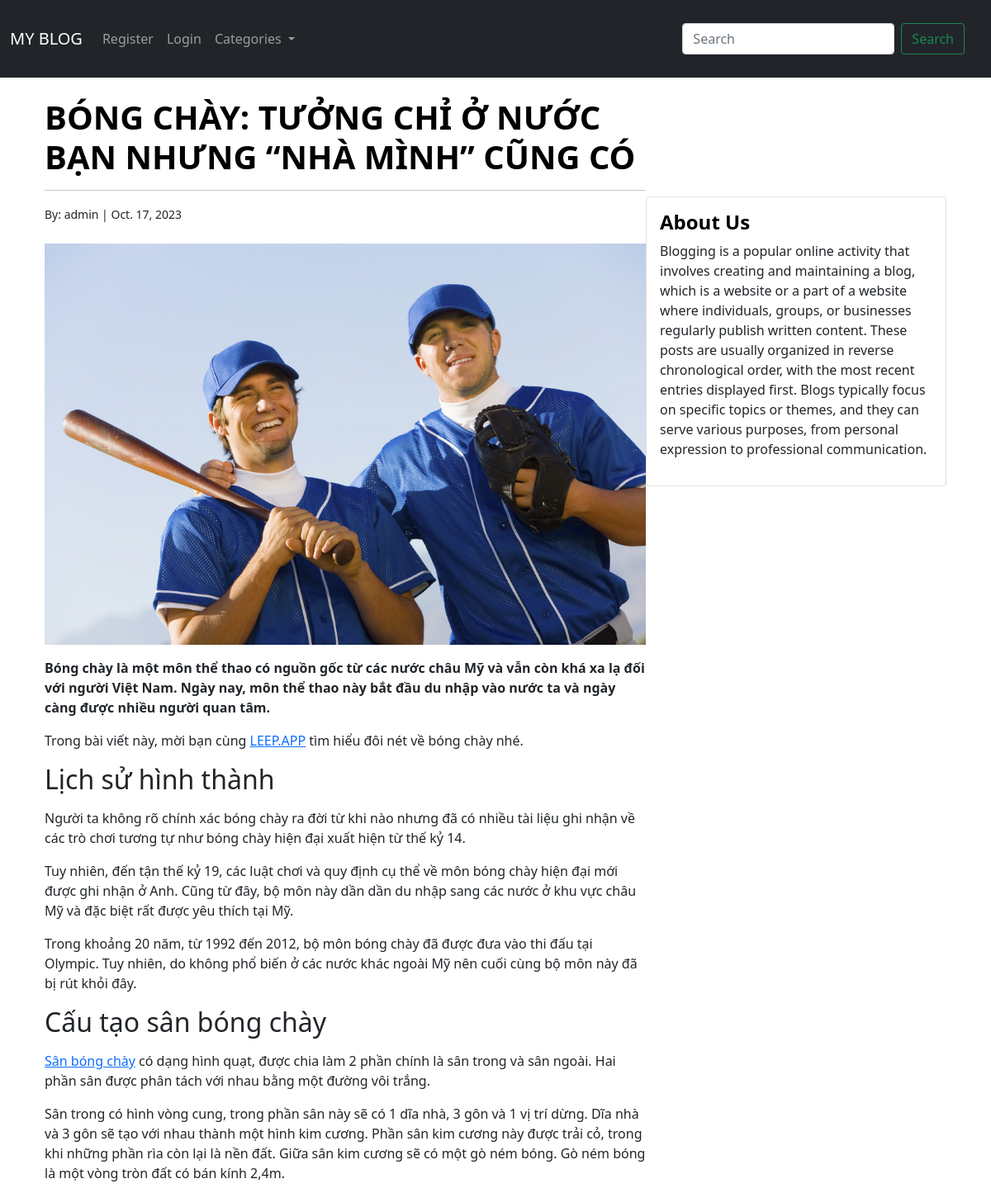
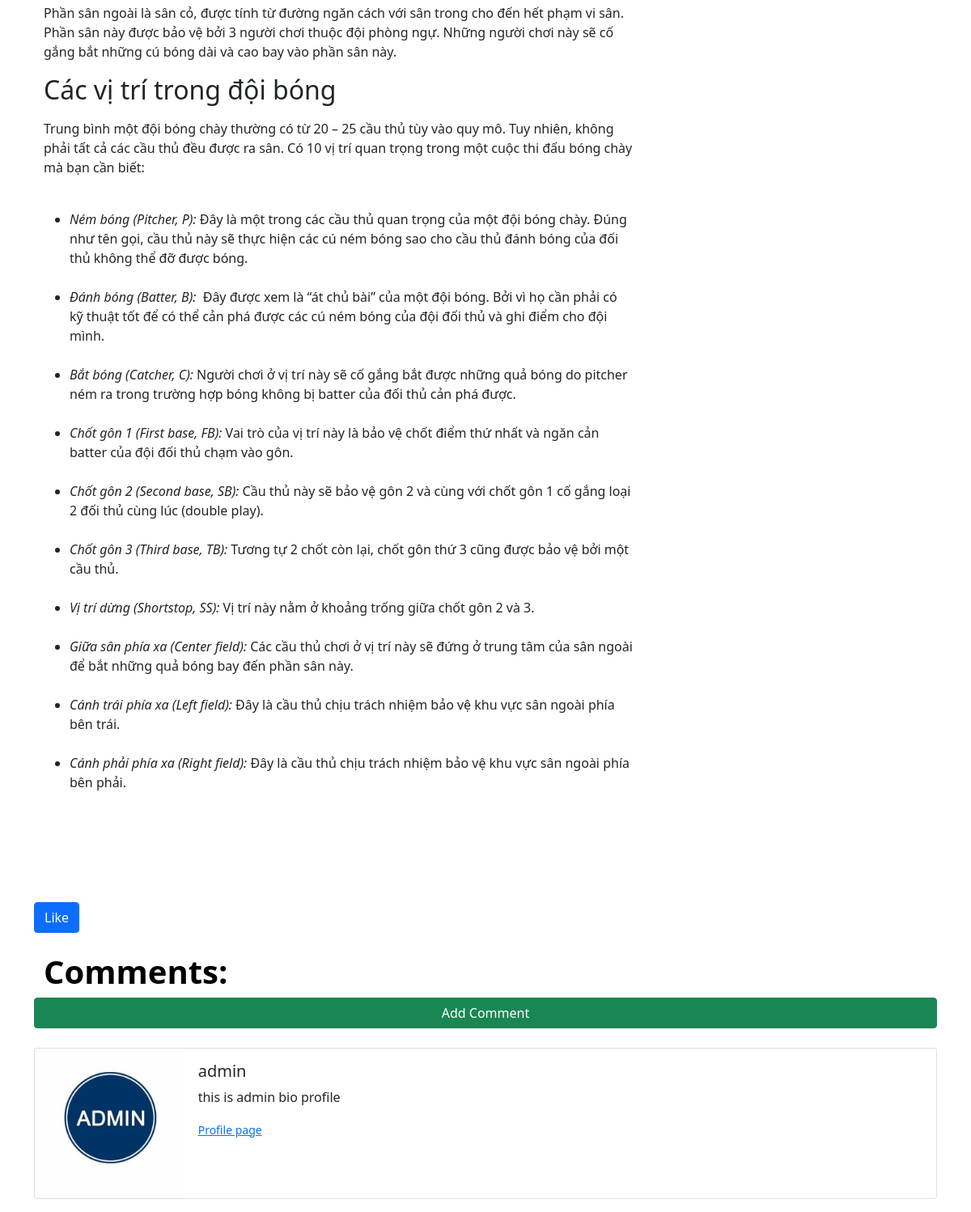
Page /article/5 on the committed database (2 pictures, top to bottom).
### weblog/models.py (models this page shows, shortened)
class Post(models.Model):
    title = models.CharField(max_length=255)
    author = models.ForeignKey(User, on_delete=models.CASCADE)
    body = RichTextField(blank=True, null=True)
    header_image = models.ImageField(null=True,blank=True, upload_to="images/")
    draft = models.BooleanField(default=True)
    post_date = models.DateField(auto_now_add=True)
    updated = models.DateTimeField(auto_now=False,auto_now_add=True)
    timestamp = models.DateTimeField(auto_now=True,auto_now_add=False)
    likes = models.ManyToManyField(User, related_name='blog_posts')
    category = models.CharField(max_length=255, default="coding")
    def total_likes(self):
        return self.likes.count()

class Profile(models.Model):
    user = models.OneToOneField(User, null= True, on_delete=models.CASCADE)
    bio =models.TextField()
    profile_pic = models.ImageField(null=True,blank=True, upload_to="images/profile")

### weblog/views.py (the view)
# urls.py: path('article/<int:pk>', ArticleDetailView.as_view(), name="ArticalDetail"),
class ArticleDetailView(DetailView):
    model = Post
    template_name = 'article_detail.html'
    def get_context_data(self, *args ,**kwargs):
        context = super(ArticleDetailView,self).get_context_data(*args ,**kwargs)
        stuff = get_object_or_404(Post, id=self.kwargs['pk'])
        total_likes = stuff.total_likes()
        liked = False
        if stuff.likes.filter(id=self.request.user.id).exists():
            liked = True
        context["total_likes"] = total_likes
        context["liked"] = liked
        return context

### weblog/context_proccessors.py (called while the page is built)
def navbar_context(request):
    return{'cat_menu':Category.objects.all(),}

### weblog/models.py (called while the page is built)
    def __str__(self):
        return self.name

### weblog/templates/article_detail.html (shortened to what this page needs)
{% extends "base.html" %}
{% load static %}
{% block content %}
<div class="container">
    <div class="row g-0">
        <div class="col-md-8">
            <h1>{{post.title}}</h1><hr>
            <small>By: {{ post.author}} | {{post.post_date}}</small><br/></br>
                {% if post.header_image%}
            <img src="{{ post.header_image.url }}" >
                {%endif%}
            <p class="center">{{post.body|safe|linebreaks}}</p>
        </div>
        <div class="col-md-4">
            <div class="card">
            <div class="card-body">
            <h4><b>About Us</b></h4>
            <p>Blogging is a popular online activity that involves creating and maintaining a blog,
            which is a website or a part of a website where individuals, groups,
            or businesses regularly publish written content. These posts are usually
            organized in reverse chronological order, with the most recent entries displayed first.
            Blogs typically focus on specific topics or themes, and they can serve various purposes,
            from personal expression to professional communication. </p>
            </div>
        </div>
    </div>
    </div>
</div>
<br/>
<br/><br/>
<br/>
{% if user.is_authenticated %}
<form action="{% url 'like_post' post.pk %}" method="Post">
    {% csrf_token %}
    {% if liked %}
    <button type="submit" name="post_id" value="{{ post.id }}" class="btn btn-primary">UnLike</button>
    {% else %}
    <button type="submit" name="post_id" value="{{ post.id }}" class="btn btn-primary">Like</button>
    {%endif%}
     - {{total_likes}} Likes
</form>
{%else%}
<a href="{% url 'login'%}" class="btn btn-primary">Like</a>
{% endif %}
<section>
    <div class="container">
        <div class="row">
                <h1>Comments:</h1>
                <br/><br/>
                {% if user.is_authenticated %}
                <a href="{% url 'AddCommentView' post.pk%}" class="btn btn-success">Add Comment</a>
                {%else%}
                <a href="{% url 'login'%}" class="btn btn-success">Add Comment</a>
                {%endif%}
        </div>
    </div>
</section>
<br/>
<div class="card mb-3">
    <div class="row g-0">
      <div class="col-md-2">
        {% if post.author.profile.profile_pic%}
        <img src="{{post.author.profile.profile_pic.url}}" class="img-fluid rounded-start" width=200, height=200>
        {% else %}
        <img src="{%static 'weblog/images/defaul_img.jpg'%}" class="img-fluid rounded-start" width=200, height=200>
        {%endif%}
      </div>
      <div class="col-md-10">
        <div class="card-body">
          <h5 class="card-title">{{ post.author}}</h5>
          <p class="card-text">{{post.author.profile.bio}}</p>
          <small><a href="{%url 'profile-user' post.author.profile.id%}">Profile page</a></small>
        </div>
      </div>
    </div>
  </div>
{%endblock%}

### weblog/templates/base.html (shortened to what this page needs)
<!doctype html>
<html lang="en">
  <head>
    <link href="https://cdn.jsdelivr.net/npm/bootstrap@5.1.3/dist/css/bootstrap.min.css" rel="stylesheet">
  </head>
  <body>
    <nav class="navbar navbar-expand-lg navbar-dark bg-dark">
        <div class="container-fluid">
          <a class="navbar-brand" href="{% url 'HomeView' %}">MY BLOG</a>
          <div class="collapse navbar-collapse" id="navbarSupportedContent">
            <ul class="navbar-nav me-auto mb-2 mb-lg-0">
              {% if user.is_authenticated %}
                {% if user.is_superuser or user.is_staff%}
                <li class="nav-item">
                  <a class="nav-link" href="{% url 'CreatePostView'%}">Create Post</a>
                </li>
                <li class="nav-item">
                  <a class="nav-link" href="{% url 'add_category'%}">Create Category</a>
                </li>
                <li class="nav-item">
                  <a class="nav-link" href="{% url 'draft'%}">Draft</a>
                </li>
                {%endif%}
              <li class="nav-item">
                <a class="nav-link" href="{% url 'logout'%}">Logout</a>
              </li>
              <li class="nav-item dropdown">
                <a class="nav-link dropdown-toggle" href="#" id="navbarDropdown" role="button" data-bs-toggle="dropdown" aria-expanded="false">
                  {{user.username}}
                </a>
                <ul class="dropdown-menu" aria-labelledby="navbarDropdown">
                  {% if user.profile.id %}
                  <li><a class="dropdown-item" href="{% url 'profile-user' user.profile.id %}">Profile</a></li>
                  <li><a class="dropdown-item" href="{% url 'edit-profile-user' user.profile.id %}">Edit profile</a></li>
                  {%else%}
                  <a class="dropdown-item" href="{% url 'create_profile'%}">Create Profile Page</a>
                  {%endif%}
                </ul>
              </li>
              {% else %}
              <li class="nav-item">
                <a class="nav-link" href="{% url 'register'%}">Register</a>
              </li>
              <li class="nav-item" >
                <a class="nav-link" href="{% url 'login'%}">Login</a>
              </li>
              {% endif %}
              {%if cat_menu %}
              <li class="nav-item dropdown">
                <a class="nav-link dropdown-toggle" href="#" id="navbarDropdown" role="button" data-bs-toggle="dropdown" aria-expanded="false">
                  Categories
                </a>
              </li>
              {% endif %}
            </ul>
          </div>
              <form class="d-flex" method=GET action="{% url 'search' %}">
                <input class="form-control me-2" type="search" placeholder="Search" aria-label="Search" name="searched">
                <button class="btn btn-outline-success" type="submit">Search</button>
              </form>
        </div>
      </nav>
    <br/>
    <div class="container">
        {% block content %}
        {% endblock %}
    </div>
  </body>
</html>

### rows in the picture
Post: title "BÓNG CHÀY: TƯỞNG CHỈ Ở NƯỚC BẠN NHƯNG “NHÀ MÌNH” CŨNG CÓ", author "admin", post_date "Oct. 17, 2023", header_image (picture), body "Bóng chày là một môn thể thao có nguồn gốc từ các nước châu Mỹ và vẫn còn khá xa lạ đối với người Việt Nam. Ngày nay, môn thể thao này bắt đầu du nhập vào nước ta và ngày càng được nhiều người quan tâm. Trong bài viết này, mời bạn cùng LEEP.APP tìm hiểu đôi nét về bóng chày nhé. Lịch sử hình thành Người ta không rõ chính xác bóng chày ra đời từ khi nào nhưng đã có nhiều tài liệu ghi nhận về các trò chơi tương tự như bóng chày hiện đại xuất hiện từ thế kỷ 14. Tuy nhiên, đến tận thế kỷ 19, các luật chơi và quy định cụ thể về môn bóng chày hiện đại mới được ghi nhận ở Anh. Cũng từ đây, bộ môn này dần dần du nhập sang các nước ở khu vực châu Mỹ và đặc biệt rất được yêu thích tại Mỹ. Trong…", author.profile.profile_pic (picture), author.profile.bio "this is admin bio profile"
